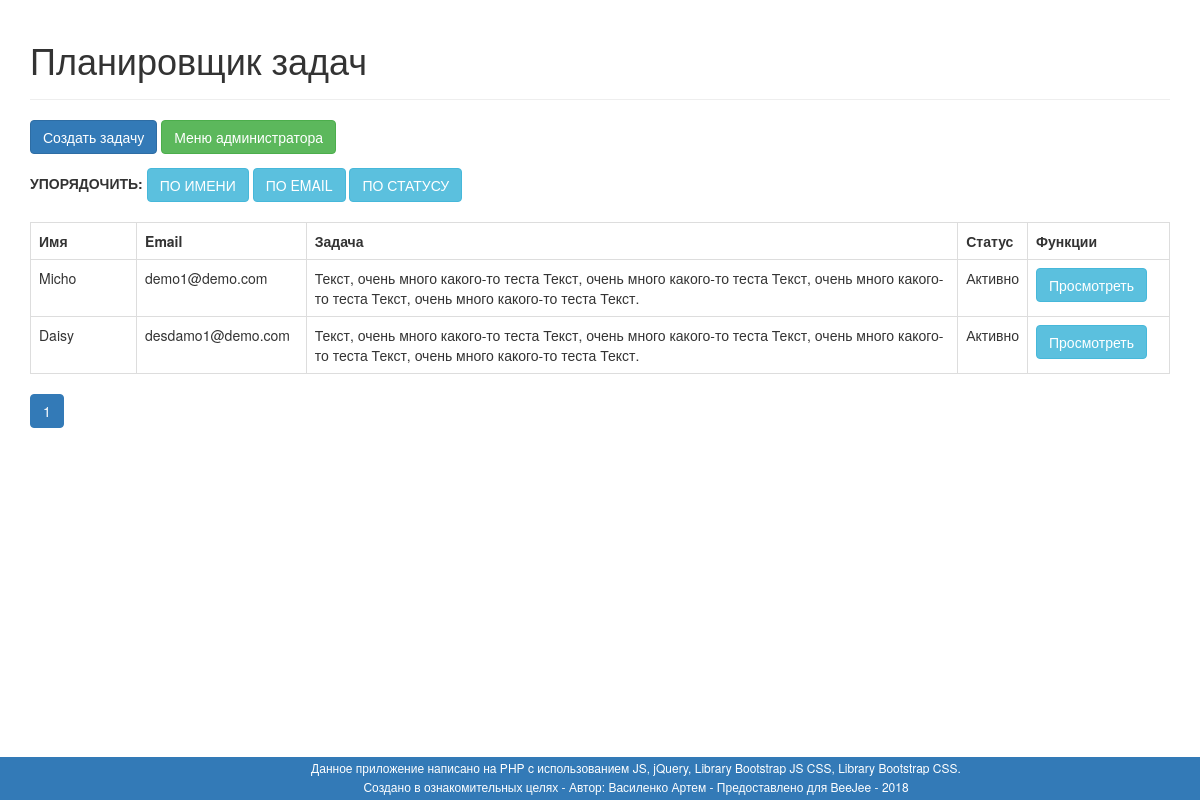
The page / on the database its author committed.
### tables this page shows
CREATE TABLE IF NOT EXISTS `tasks` (
  `id` int(10) NOT NULL AUTO_INCREMENT,
  `name` varchar(128) NOT NULL,
  `email` varchar(128) NOT NULL,
  `description` text NOT NULL,
  `value` varchar(10) NOT NULL,
  `image` varchar(200) NOT NULL,
  PRIMARY KEY (`id`)
);

### index.php (the view, shortened to what this page needs)
<!DOCTYPE HTML>
<html>
<head>
    <link rel="stylesheet" href="css/bootstrap.min.css" />
	<link rel="stylesheet" href="css/style.css" />
</head>
<body>
    <div class="container">
        <div class="page-header">
            <h1>Планировщик задач</h1>
        </div>
        <div>
           <span></span><a href='create.php' class='btn btn-primary m-b-1em'>Создать задачу</a>
           <span></span><a href='admin/index.php' class='btn btn-success m-b-1em'>Меню администратора</a>
           <form name="Email Header" class="sorter-line" method="post" action="<?php echo $_SERVER['PHP_SELF']; ?>">
               <span><strong>УПОРЯДОЧИТЬ:</strong></span>
               <button type="submit" name="sorter" class="btn btn-info" value="ORDER BY name ASC">ПО ИМЕНИ</button>
               <button type="submit" name="sorter" class="btn btn-info" value="ORDER BY email ASC">ПО EMAIL</button>
               <button type="submit" name="sorter" class="btn btn-info" value="ORDER BY value ASC">ПО СТАТУСУ</button>
           </form>
        </div>
        <?php
        include 'config/database.php';
        $select_order = ($_POST['sorter']);
        $page = isset($_GET['page']) ? $_GET['page'] : 1;
        $records_per_page = 3;
        $from_record_num = ($records_per_page * $page) - $records_per_page;
        $query = "SELECT id, name, email, description, value FROM tasks $select_order
                  LIMIT :from_record_num, :records_per_page";
        $stmt = $con->prepare($query);
        $stmt->bindParam(":from_record_num", $from_record_num, PDO::PARAM_INT);
        $stmt->bindParam(":records_per_page", $records_per_page, PDO::PARAM_INT);
        $stmt->execute();
        $num = $stmt->rowCount();
        if($num>0){
            echo "<table class='table table-hover table-responsive table-bordered'>";
            echo "<tr>";
            echo "<th width=\"10%\">Имя</th>";
            echo "<th width=\"15%\">Email</th>";
            echo "<th width=\"65%\">Задача</th>";
            echo "<th width=\"5%\">Статус</th>";
            echo "<th width=\"5%\">Функции</th>";
            echo "</tr>";
        while ($row = $stmt->fetch(PDO::FETCH_ASSOC)){
            extract($row);
            echo "<tr>";
            echo "<td>{$name}</td>";
        	echo "<td>{$email}</td>";
            echo "<td>{$description}</td>";
            echo "<td>{$value}</td>";
            echo "<td>";
            echo "<a href='read_one.php?id={$id}' class='btn btn-info m-r-1em'>Просмотреть</a>";
        }
        echo "</table>";
        include_once "paging.php";
        }
        else{
            echo "<div class='alert alert-danger'>Данных нет в базе.</div>";
        }
        ?>
    </div>
    <?php	include 'elements/footer.php'; ?>
</body>
</html>

### css/style.css (style rules this page uses)
body { height: 100%; margin: 0; padding: 0; overflow: hidden; }
.table-login-sel tr, td { border: 1px solid #ffffff; padding: 4px; }
.sorter-line { padding-bottom: 20px; }
.m-r-1em { margin-right:1em; }
.m-b-1em { margin-bottom:1em; }

### rows shown on the page
tasks: name "Micho", email "demo1@demo.com", description "Текст, очень много какого-то теста Текст, очень много какого-то теста Текст, очень много какого-то теста Текст, очень много какого-то теста Текст.", value "Активно"
tasks: name "Daisy", email "desdamo1@demo.com", description "Текст, очень много какого-то теста Текст, очень много какого-то теста Текст, очень много какого-то теста Текст, очень много какого-то теста Текст.", value "Активно"
